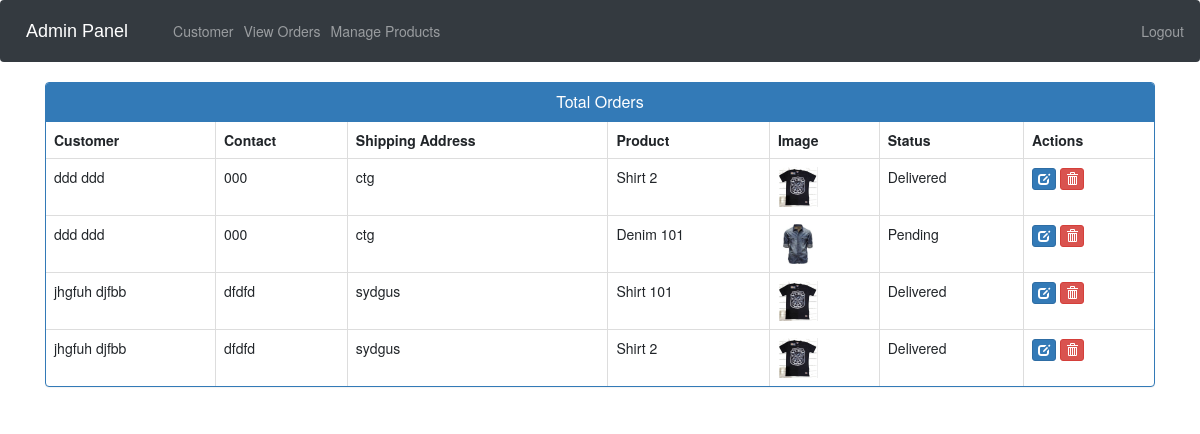
The page /admin-view-booking (signed in) on the database its author committed.
### ecom/models.py (models this page shows, shortened)
class Customer(models.Model):
    user=models.OneToOneField(User,on_delete=models.CASCADE)
    profile_pic= models.ImageField(upload_to='profile_pic/CustomerProfilePic/',null=True,blank=True)
    address = models.CharField(max_length=40)
    mobile = models.CharField(max_length=20,null=False)
    @property
    def get_name(self):
        return self.user.first_name+" "+self.user.last_name

class Orders(models.Model):
    STATUS =(
        ('Pending','Pending'),
        ('Order Confirmed','Order Confirmed'),
        ('Out for Delivery','Out for Delivery'),
        ('Delivered','Delivered'),
    )
    customer=models.ForeignKey('Customer', on_delete=models.CASCADE,null=True)
    product=models.ForeignKey('Product',on_delete=models.CASCADE,null=True)
    email = models.CharField(max_length=50,null=True)
    address = models.CharField(max_length=500,null=True)
    mobile = models.CharField(max_length=20,null=True)
    order_date= models.DateField(auto_now_add=True,null=True)
    status=models.CharField(max_length=50,null=True,choices=STATUS)

class Product(models.Model):
    name=models.CharField(max_length=40)
    product_image= models.ImageField(upload_to='product_image/',null=True,blank=True)
    price = models.PositiveIntegerField()
    description=models.CharField(max_length=40)

### ecom/views.py (the view)
# urls.py: path('admin-view-booking', views.admin_view_booking_view,name='admin-view-booking'),
@login_required(login_url='adminlogin')
def admin_view_booking_view(request):
    orders=models.Orders.objects.all()
    ordered_products=[]
    ordered_bys=[]
    for order in orders:
        ordered_product=models.Product.objects.all().filter(id=order.product.id)
        ordered_by=models.Customer.objects.all().filter(id = order.customer.id)
        ordered_products.append(ordered_product)
        ordered_bys.append(ordered_by)
    return render(request,'ecom/admin_view_booking.html',{'data':zip(ordered_products,ordered_bys,orders)})

### templates/ecom/admin_view_booking.html (shortened to what this page needs)
{% extends 'ecom/admin_base.html' %}
{% load static %}
{% block content %}
<head>
  <link href="//netdna.bootstrapcdn.com/bootstrap/3.0.0/css/bootstrap.min.css" rel="stylesheet" id="bootstrap-css">
</head>
<div class="container">
  <div class="panel panel-primary">
    <div class="panel-heading">
      <h6 class="panel-title">Total Orders</h6>
    </div>
    <table class="table table-hover table-bordered" id="dev-table">
      <thead>
        <tr>
          <th>Customer</th>
          <th>Contact</th>
          <th>Shipping Address</th>
          <th>Product</th>
          <th>Image</th>
          <th>Status</th>
          <th>Actions</th>
        </tr>
      </thead>
      {% for product,customer,order in data %}
      <tr>
        {% for c in customer %}
        <td> {{c.get_name}}</td>
        <td>{{c.mobile}}</td>
        <td>{{order.address}}</td>
        {% endfor %}
        {% for p in product %}
        <td> {{p.name}}</td>
        <td> <img src="{% static p.product_image.url %}" alt="Profile Pic" height="40px" width="40px" /></td>
        <td>{{order.status}}</td>
        <td><a class="btn btn-primary btn-xs" href="{% url 'update-order' order.id  %}"><span class="glyphicon glyphicon-edit"></span></a>
        <a class="btn btn-danger btn-xs" href="{% url 'delete-order' order.id  %}"><span class="glyphicon glyphicon-trash"></span></a></td>
        {% endfor %}
      </tr>
      {% endfor %}
    </table>
  </div>
</div>
{% endblock content %}

### templates/ecom/admin_view_booking.html (style rules this page uses)
a:link { text-decoration: none; }
h6 { text-align: center; }

### rows shown on the page
Orders: address "ctg", status "Delivered"
Customer: get_name "ddd ddd", mobile "000"
Product: name "Shirt 2", product_image (picture)
Orders: address "ctg", status "Pending"
Product: name "Denim 101", product_image (picture)
Orders: address "sydgus", status "Delivered"
Customer: get_name "jhgfuh djfbb", mobile "dfdfd"
Product: name "Shirt 101", product_image (picture)
Orders: address "sydgus", status "Delivered"
